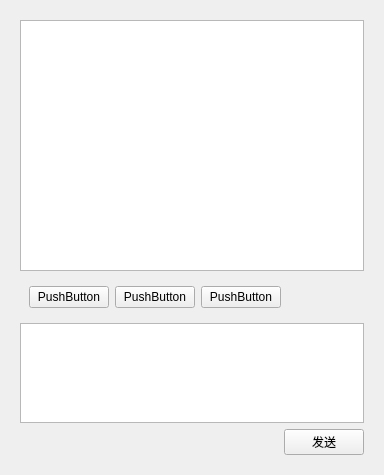
<?xml version="1.0" encoding="UTF-8"?>
<ui version="4.0">
 <class>dialogue</class>
 <widget class="QWidget" name="dialogue">
  <property name="geometry">
   <rect>
    <x>0</x>
    <y>0</y>
    <width>384</width>
    <height>475</height>
   </rect>
  </property>
  <property name="windowTitle">
   <string>Form</string>
  </property>
  <layout class="QHBoxLayout" name="horizontalLayout_3">
   <item>
    <widget class="QWidget" name="widget" native="true">
     <layout class="QVBoxLayout" name="verticalLayout">
      <item>
       <widget class="QTextBrowser" name="textBrowser"/>
      </item>
      <item>
       <widget class="QFrame" name="tools">
        <layout class="QHBoxLayout" name="horizontalLayout_2">
         <item>
          <widget class="QPushButton" name="tool1">
           <property name="text">
            <string>PushButton</string>
           </property>
          </widget>
         </item>
         <item>
          <widget class="QPushButton" name="tool2">
           <property name="text">
            <string>PushButton</string>
           </property>
          </widget>
         </item>
         <item>
          <widget class="QPushButton" name="tool3">
           <property name="text">
            <string>PushButton</string>
           </property>
          </widget>
         </item>
         <item>
          <spacer name="horizontalSpacer">
           <property name="orientation">
            <enum>Qt::Horizontal</enum>
           </property>
           <property name="sizeHint" stdset="0">
            <size>
             <width>40</width>
             <height>20</height>
            </size>
           </property>
          </spacer>
         </item>
        </layout>
       </widget>
      </item>
      <item>
       <widget class="QTextEdit" name="textEdit">
        <property name="maximumSize">
         <size>
          <width>16777215</width>
          <height>100</height>
         </size>
        </property>
       </widget>
      </item>
      <item>
       <layout class="QHBoxLayout" name="horizontalLayout">
        <item>
         <spacer name="horizontalSpacer_2">
          <property name="orientation">
           <enum>Qt::Horizontal</enum>
          </property>
          <property name="sizeHint" stdset="0">
           <size>
            <width>40</width>
            <height>20</height>
           </size>
          </property>
         </spacer>
        </item>
        <item>
         <widget class="QPushButton" name="sendButton">
          <property name="text">
           <string>发送</string>
          </property>
         </widget>
        </item>
       </layout>
      </item>
     </layout>
    </widget>
   </item>
  </layout>
 </widget>
 <resources/>
 <connections/>
</ui>
